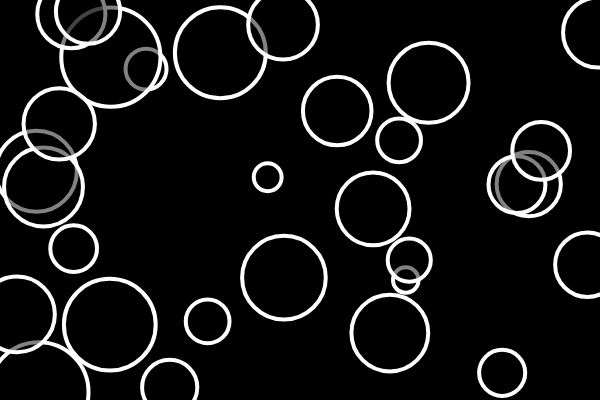
Frame 1 (no input)
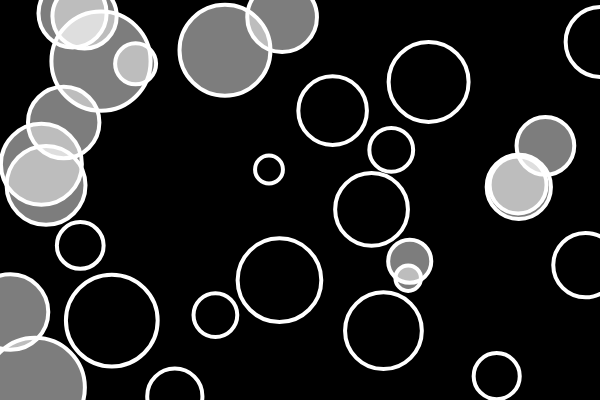
Frame 60 (no input)
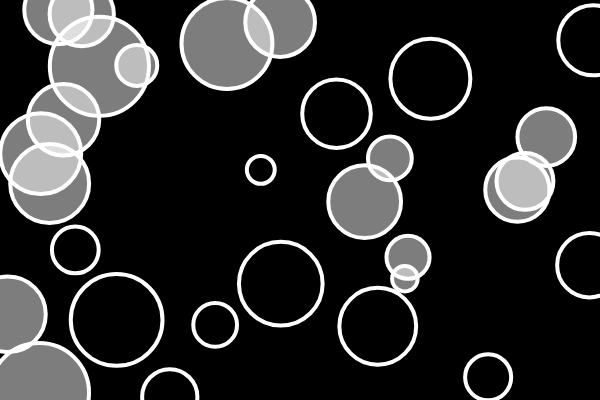
Frame 120 (the mouse pressed at the canvas centre since frame 60)

The p5.js sketch that drew these frames (run headless with seeded random() and noise() and a simulated clock; from frame 60 on, the mouse is pressed at the canvas centre):

// p5.js sketch
// ── sketch.js
let bubbles = [];

function setup() {
	createCanvas(600, 400);
	for (let i = 0; i < 30; i++){
		let x = random(width);
		let y = random(height);
		let r = random(10,50);
		bubbles[i] = new Bubble(x, y, r);
	}

}

function draw() {
	background(0);

	for (let b of bubbles){
		b.show();
		b.move();
		let overlapping = false;
		for (let other of bubbles){
			if (b !== other && b.intersects(other)) {
				overlapping = true;
			}
		}
		if (overlapping) {
			b.changeColor(255);
		} else {
			b.changeColor(0);
		}
	}

	// for (let i = 0; i < bubbles.length; i++) {
	// 	bubbles[i].show();
	// 	bubbles[i].move();
	// }
}

class Bubble {
	constructor(x, y, r = 50) {
		this.x = x;
		this.y = y;
		this.r = r;
		this.brightness = 0;
	}

	intersects(other) {
		let d = dist(this.x, this.y, other.x, other.y);
		return (d < this.r + other.r);
	}

	changeColor(bright) {
		this.brightness = bright;
	}

	contains(){
		let d = dist(px, py, this.x, this.y)
		if (d < this.r) {
			return true;
		} else {
			return false;
		}
	}

	move() {
		this.x = this.x + random(-1, 1);
		this.y = this.y + random(-1, 1);
	}

	show() {
		stroke(255);
		strokeWeight(4);
		fill(this.brightness, 125);
		ellipse(this.x, this.y, this.r * 2);
	}
}
